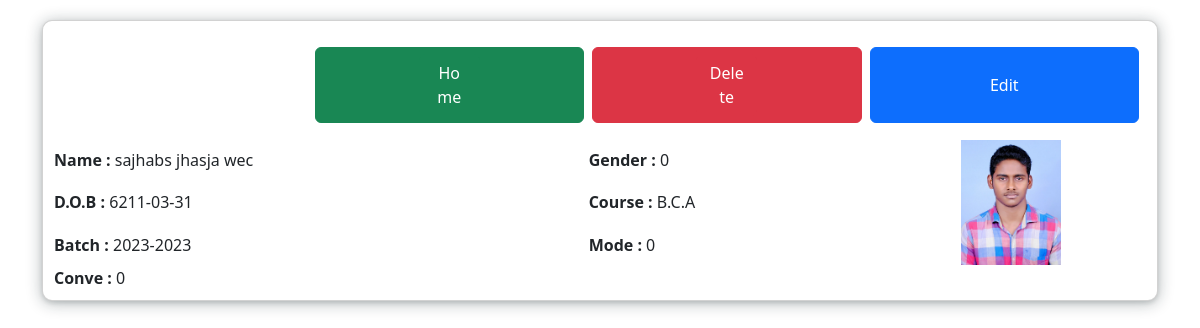
The page /student.php?id=3 on the database its author committed.
### tables this page shows
CREATE TABLE `students` (
  `id` int(11) NOT NULL,
  `student_id` varchar(100) NOT NULL,
  `first_name` varchar(255) NOT NULL,
  `middle_name` varchar(255) NOT NULL,
  `last_name` varchar(255) NOT NULL,
  `dob` varchar(100) NOT NULL,
  `course` varchar(100) NOT NULL,
  `from_year` year(4) NOT NULL,
  `to_year` year(4) NOT NULL,
  `mode` varchar(100) NOT NULL,
  `conve` varchar(100) NOT NULL,
  `photo` varchar(255) NOT NULL,
  `gender` varchar(100) NOT NULL
);

### student.php (the view, shortened to what this page needs)
<?php
require 'includes/database.php';
?>
<head>
<link rel="stylesheet" href="https://cdn.jsdelivr.net/npm/bootstrap@5.2.3/dist/css/bootstrap.min.css"
>
        <link rel="stylesheet" href="css/style.css">
</head>
<body>
<div class="container">
        <div class="card">
            <div class="row mx-2 my-2 py-2 d-flex justify-content-end gap-2">
            <a class="add btn btn-success col-3" href='index.php'><button  class="btn btn-success col-3">Home</button></a>
            <a class="add btn btn-danger col-3" href='delete.php?id=<?php echo $_GET['id']; ?>'><button  class="btn btn-danger col-3">
                    Delete</button></a>
                <button onclick="show()" class="btn btn-primary col-3">Edit</button>
            </div>
            <table class="table1 w-100">
                <?php
                $student_id = $_GET['id'];
                $data = "SELECT * from students WHERE id =$student_id";
                $result = mysqli_query($conn, $data);
                while ($row = mysqli_fetch_assoc($result)) {
                    ?>
                    <tr>
                        <td><strong>Name : </strong>
                            <?php echo $row['first_name'] . " " . $row['middle_name'] . " " . $row['last_name'] ?>
                        </td>
                        <td><strong>Gender : </strong>
                            <?php echo $row['gender'] ?>
                        </td>
                        <td class="text-center box" colspan="2" rowspan="3"><img src="photos/<?php echo $row['photo'] ?>"
                                width="100"></td>
                    </tr>
                    <tr>
                        <td><strong>D.O.B : </strong>
                            <?php echo $row['dob'] ?>
                        </td>
                        <td><strong>Course : </strong>
                            <?php echo $row['course'] ?>
                        </td>
                    </tr>
                    <tr>
                        <td><strong>Batch : </strong>
                            <?php echo $row['from_year'] . "-" . $row['to_year'] ?>
                        </td>
                        <td><strong>Mode : </strong>
                            <?php echo $row['mode'] ?>
                        </td>
                    </tr>
                    <tr>
                        <td><strong>Conve : </strong>
                            <?php echo $row['conve'] ?>
                        </td>
                    </tr>
                <?php } ?>
            </table>
        </div>
    </div>
</body>

### css/style.css (style rules this page uses)
.card { padding: 10px; margin-top: 20px; border-radius : 10px; box-shadow : rgba(14, 30, 37, 0.12) 0px 2px 4px 0px, rgba(14, 30, 37, 0.32) 0px 2px 16px 0px; }

### student.php (style rules this page uses)
.add { color: white; text-decoration: none; }

### rows shown on the page
students: first_name "sajhabs", middle_name "jhasja", last_name "wec", gender "0", photo (picture), dob "6211-03-31", course "B.C.A", from_year "2023", to_year "2023", mode "0", conve "0"
